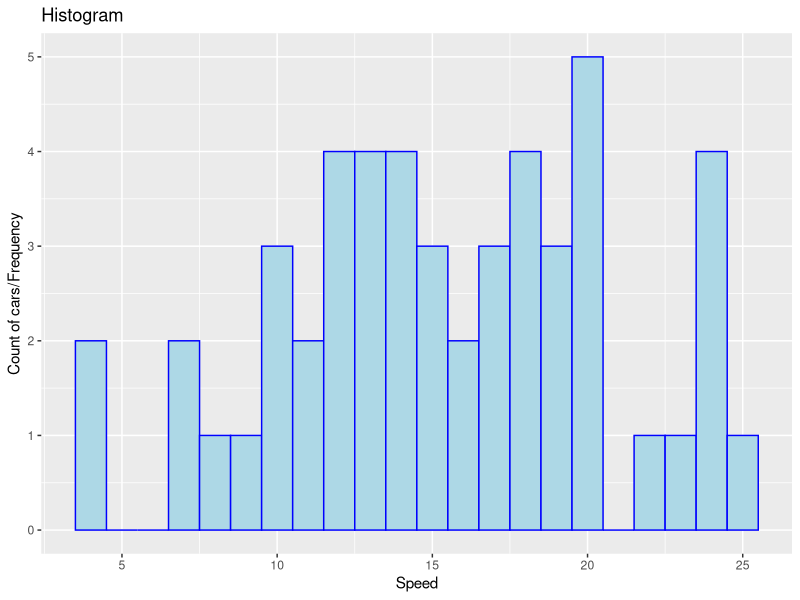

Write R code to recreate this figure. (Note: this script raises an error after producing the figure.)
## ---- chunk 1
knitr::opts_chunk$set(
  fig.path = "README_figs/README-"
)
## ---- chunk 2
library(ggplot2)
## ---- chunk 3
data("cars")
str(cars)
## ---- chunk 4
ggplot(cars,aes(speed))+
  geom_histogram(binwidth = 1, fill="lightblue", color = "blue")+
  labs(x="Speed", y = "Count of cars/Frequency")+
  ggtitle("Histogram")
## ---- chunk 5
data("phones")
head(phones)
## ---- chunk 6
ggplot(data= as.data.frame(phones), aes(x=year, y = calls))+
  geom_line(color="grey")+
  geom_point(color="black")+
  labs(y="no of calls")+
  ggtitle("Line Chart")
